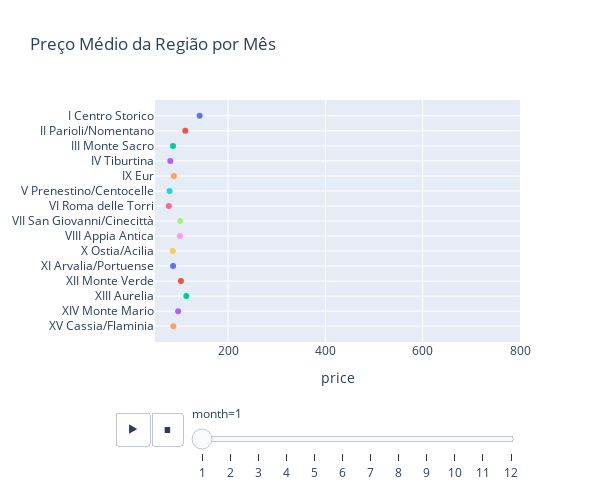

Write notebook code for a chart like this one.
### Code cell
preco_temp = px.scatter(
    media_preco,             ## Data Frame da média de preços por região
    x="price",               ## Eixo x são os preços médios
    y="neighbourhood",       ## eixo y é os bairros
    color="neighbourhood",   ## Diferencia os bairros por cores.
    animation_frame="month", ## Cria uma animação ao longo do tempo.
    title="Preço Médio da Região por Mês", ## Título do Gráfico
    width=600,               ## Largura da figura em pixels
    height=500,              ## Altura da figura em pixels
    range_x= [50, 800]       ## Intervalo de valores do eixo X

)
preco_temp.update_layout(showlegend=False)
preco_temp.update_yaxes(title_text=None, automargin=True )
preco_temp.show()

### Figure 1 — Plotly figure (JSON) as saved in the notebook; plotly's stock layout.template omitted (floating-point values rounded to 4 significant figures)
{"data": [{"hovertemplate": "neighbourhood=%{y}<br>month=1<br>price=%{x}<extra></extra>", "legendgroup": "I Centro Storico", "marker": {"color": "#636efa", "symbol": "circle"}, "mode": "markers", "name": "I Centro Storico", "orientation": "h", "showlegend": true, "type": "scatter", "x": [141.7], "xaxis": "x", "y": ["I Centro Storico"], "yaxis": "y"}, {"hovertemplate": "neighbourhood=%{y}<br>month=1<br>price=%{x}<extra></extra>", "legendgroup": "II Parioli/Nomentano", "marker": {"color": "#EF553B", "symbol": "circle"}, "mode": "markers", "name": "II Parioli/Nomentano", "orientation": "h", "showlegend": true, "type": "scatter", "x": [112.3], "xaxis": "x", "y": ["II Parioli/Nomentano"], "yaxis": "y"}, {"hovertemplate": "neighbourhood=%{y}<br>month=1<br>price=%{x}<extra></extra>", "legendgroup": "III Monte Sacro", "marker": {"color": "#00cc96", "symbol": "circle"}, "mode": "markers", "name": "III Monte Sacro", "orientation": "h", "showlegend": true, "type": "scatter", "x": [87.04], "xaxis": "x", "y": ["III Monte Sacro"], "yaxis": "y"}, {"hovertemplate": "neighbourhood=%{y}<br>month=1<br>price=%{x}<extra></extra>", "legendgroup": "IV Tiburtina", "marker": {"color": "#ab63fa", "symbol": "circle"}, "mode": "markers", "name": "IV Tiburtina", "orientation": "h", "showlegend": true, "type": "scatter", "x": [81.43], "xaxis": "x", "y": ["IV Tiburtina"], "yaxis": "y"}, {"hovertemplate": "neighbourhood=%{y}<br>month=1<br>price=%{x}<extra></extra>", "legendgroup": "IX Eur", "marker": {"color": "#FFA15A", "symbol": "circle"}, "mode": "markers", "name": "IX Eur", "orientation": "h", "showlegend": true, "type": "scatter", "x": [88.76], "xaxis": "x", "y": ["IX Eur"], "yaxis": "y"}, {"hovertemplate": "neighbourhood=%{y}<br>month=1<br>price=%{x}<extra></extra>", "legendgroup": "V Prenestino/Centocelle", "marker": {"color": "#19d3f3", "symbol": "circle"}, "mode": "markers", "name": "V Prenestino/Centocelle", "orientation": "h", "showlegend": true, "type": "scatter", "x": [80.0], "xaxis": "x", "y": ["V Prenestino/Centocelle"], "yaxis": "y"}, {"hovertemplate": "neighbourhood=%{y}<br>month=1<br>price=%{x}<extra></extra>", "legendgroup": "VI Roma delle Torri", "marker": {"color": "#FF6692", "symbol": "circle"}, "mode": "markers", "name": "VI Roma delle Torri", "orientation": "h", "showlegend": true, "type": "scatter", "x": [78.36], "xaxis": "x", "y": ["VI Roma delle Torri"], "yaxis": "y"}, {"hovertemplate": "neighbourhood=%{y}<br>month=1<br>price=%{x}<extra></extra>", "legendgroup": "VII San Giovanni/Cinecittà", "marker": {"color": "#B6E880", "symbol": "circle"}, "mode": "markers", "name": "VII San Giovanni/Cinecittà", "orientation": "h", "showlegend": true, "type": "scatter", "x": [101.7], "xaxis": "x", "y": ["VII San Giovanni/Cinecittà"], "yaxis": "y"}, {"hovertemplate": "neighbourhood=%{y}<br>month=1<br>price=%{x}<extra></extra>", "legendgroup": "VIII Appia Antica", "marker": {"color": "#FF97FF", "symbol": "circle"}, "mode": "markers", "name": "VIII Appia Antica", "orientation": "h", "showlegend": true, "type": "scatter", "x": [101.1], "xaxis": "x", "y": ["VIII Appia Antica"], "yaxis": "y"}, {"hovertemplate": "neighbourhood=%{y}<br>month=1<br>price=%{x}<extra></extra>", "legendgroup": "X Ostia/Acilia", "marker": {"color": "#FECB52", "symbol": "circle"}, "mode": "markers", "name": "X Ostia/Acilia", "orientation": "h", "showlegend": true, "type": "scatter", "x": [86.46], "xaxis": "x", "y": ["X Ostia/Acilia"], "yaxis": "y"}, {"hovertemplate": "neighbourhood=%{y}<br>month=1<br>price=%{x}<extra></extra>", "legendgroup": "XI Arvalia/Portuense", "marker": {"color": "#636efa", "symbol": "circle"}, "mode": "markers", "name": "XI Arvalia/Portuense", "orientation": "h", "showlegend": true, "type": "scatter", "x": [87.14], "xaxis": "x", "y": ["XI Arvalia/Portuense"], "yaxis": "y"}, {"hovertemplate": "neighbourhood=%{y}<br>month=1<br>price=%{x}<extra></extra>", "legendgroup": "XII Monte Verde", "marker": {"color": "#EF553B", "symbol": "circle"}, "mode": "markers", "name": "XII Monte Verde", "orientation": "h", "showlegend": true, "type": "scatter", "x": [103.3], "xaxis": "x", "y": ["XII Monte Verde"], "yaxis": "y"}, {"hovertemplate": "neighbourhood=%{y}<br>month=1<br>price=%{x}<extra></extra>", "legendgroup": "XIII Aurelia", "marker": {"color": "#00cc96", "symbol": "circle"}, "mode": "markers", "name": "XIII Aurelia", "orientation": "h", "showlegend": true, "type": "scatter", "x": [114.3], "xaxis": "x", "y": ["XIII Aurelia"], "yaxis": "y"}, {"hovertemplate": "neighbourhood=%{y}<br>month=1<br>price=%{x}<extra></extra>", "legendgroup": "XIV Monte Mario", "marker": {"color": "#ab63fa", "symbol": "circle"}, "mode": "markers", "name": "XIV Monte Mario", "orientation": "h", "showlegend": true, "type": "scatter", "x": [97.5], "xaxis": "x", "y": ["XIV Monte Mario"], "yaxis": "y"}, {"hovertemplate": "neighbourhood=%{y}<br>month=1<br>price=%{x}<extra></extra>", "legendgroup": "XV Cassia/Flaminia", "marker": {"color": "#FFA15A", "symbol": "circle"}, "mode": "markers", "name": "XV Cassia/Flaminia", "orientation": "h", "showlegend": true, "type": "scatter", "x": [87.62], "xaxis": "x", "y": ["XV Cassia/Flaminia"], "yaxis": "y"}], "layout": {"height": 500, "legend": {"title": {"text": "neighbourhood"}, "tracegroupgap": 0}, "showlegend": false, "sliders": [{"active": 0, "currentvalue": {"prefix": "month="}, "len": 0.9, "pad": {"b": 10, "t": 60}, "steps": [{"args": [["1"], {"frame": {"duration": 0, "redraw": false}, "fromcurrent": true, "mode": "immediate", "transition": {"duration": 0, "easing": "linear"}}], "label": "1", "method": "animate"}, {"args": [["2"], {"frame": {"duration": 0, "redraw": false}, "fromcurrent": true, "mode": "immediate", "transition": {"duration": 0, "easing": "linear"}}], "label": "2", "method": "animate"}, {"args": [["3"], {"frame": {"duration": 0, "redraw": false}, "fromcurrent": true, "mode": "immediate", "transition": {"duration": 0, "easing": "linear"}}], "label": "3", "method": "animate"}, {"args": [["4"], {"frame": {"duration": 0, "redraw": false}, "fromcurrent": true, "mode": "immediate", "transition": {"duration": 0, "easing": "linear"}}], "label": "4", "method": "animate"}, {"args": [["5"], {"frame": {"duration": 0, "redraw": false}, "fromcurrent": true, "mode": "immediate", "transition": {"duration": 0, "easing": "linear"}}], "label": "5", "method": "animate"}, {"args": [["6"], {"frame": {"duration": 0, "redraw": false}, "fromcurrent": true, "mode": "immediate", "transition": {"duration": 0, "easing": "linear"}}], "label": "6", "method": "animate"}, {"args": [["7"], {"frame": {"duration": 0, "redraw": false}, "fromcurrent": true, "mode": "immediate", "transition": {"duration": 0, "easing": "linear"}}], "label": "7", "method": "animate"}, {"args": [["8"], {"frame": {"duration": 0, "redraw": false}, "fromcurrent": true, "mode": "immediate", "transition": {"duration": 0, "easing": "linear"}}], "label": "8", "method": "animate"}, {"args": [["9"], {"frame": {"duration": 0, "redraw": false}, "fromcurrent": true, "mode": "immediate", "transition": {"duration": 0, "easing": "linear"}}], "label": "9", "method": "animate"}, {"args": [["10"], {"frame": {"duration": 0, "redraw": false}, "fromcurrent": true, "mode": "immediate", "transition": {"duration": 0, "easing": "linear"}}], "label": "10", "method": "animate"}, {"args": [["11"], {"frame": {"duration": 0, "redraw": false}, "fromcurrent": true, "mode": "immediate", "transition": {"duration": 0, "easing": "linear"}}], "label": "11", "method": "animate"}, {"args": [["12"], {"frame": {"duration": 0, "redraw": false}, "fromcurrent": true, "mode": "immediate", "transition": {"duration": 0, "easing": "linear"}}], "label": "12", "method": "animate"}], "x": 0.1, "xanchor": "left", "y": 0, "yanchor": "top"}], "title": {"text": "Preço Médio da Região por Mês"}, "updatemenus": [{"buttons": [{"args": [null, {"frame": {"duration": 500, "redraw": false}, "fromcurrent": true, "mode": "immediate", "transition": {"duration": 500, "easing": "linear"}}], "label": "&#9654;", "method": "animate"}, {"args": [[null], {"frame": {"duration": 0, "redraw": false}, "fromcurrent": true, "mode": "immediate", "transition": {"duration": 0, "easing": "linear"}}], "label": "&#9724;", "method": "animate"}], "direction": "left", "pad": {"r": 10, "t": 70}, "showactive": false, "type": "buttons", "x": 0.1, "xanchor": "right", "y": 0, "yanchor": "top"}], "width": 600, "xaxis": {"anchor": "y", "domain": [0, 1], "range": [50, 800], "title": {"text": "price"}}, "yaxis": {"anchor": "x", "automargin": true, "categoryarray": ["XV Cassia/Flaminia", "XIV Monte Mario", "XIII Aurelia", "XII Monte Verde", "XI Arvalia/Portuense", "X Ostia/Acilia", "VIII Appia Antica", "VII San Giovanni/Cinecittà", "VI Roma delle Torri", "V Prenestino/Centocelle", "IX Eur", "IV Tiburtina", "III Monte Sacro", "II Parioli/Nomentano", "I Centro Storico"], "categoryorder": "array", "domain": [0, 1], "title": {}}}}
